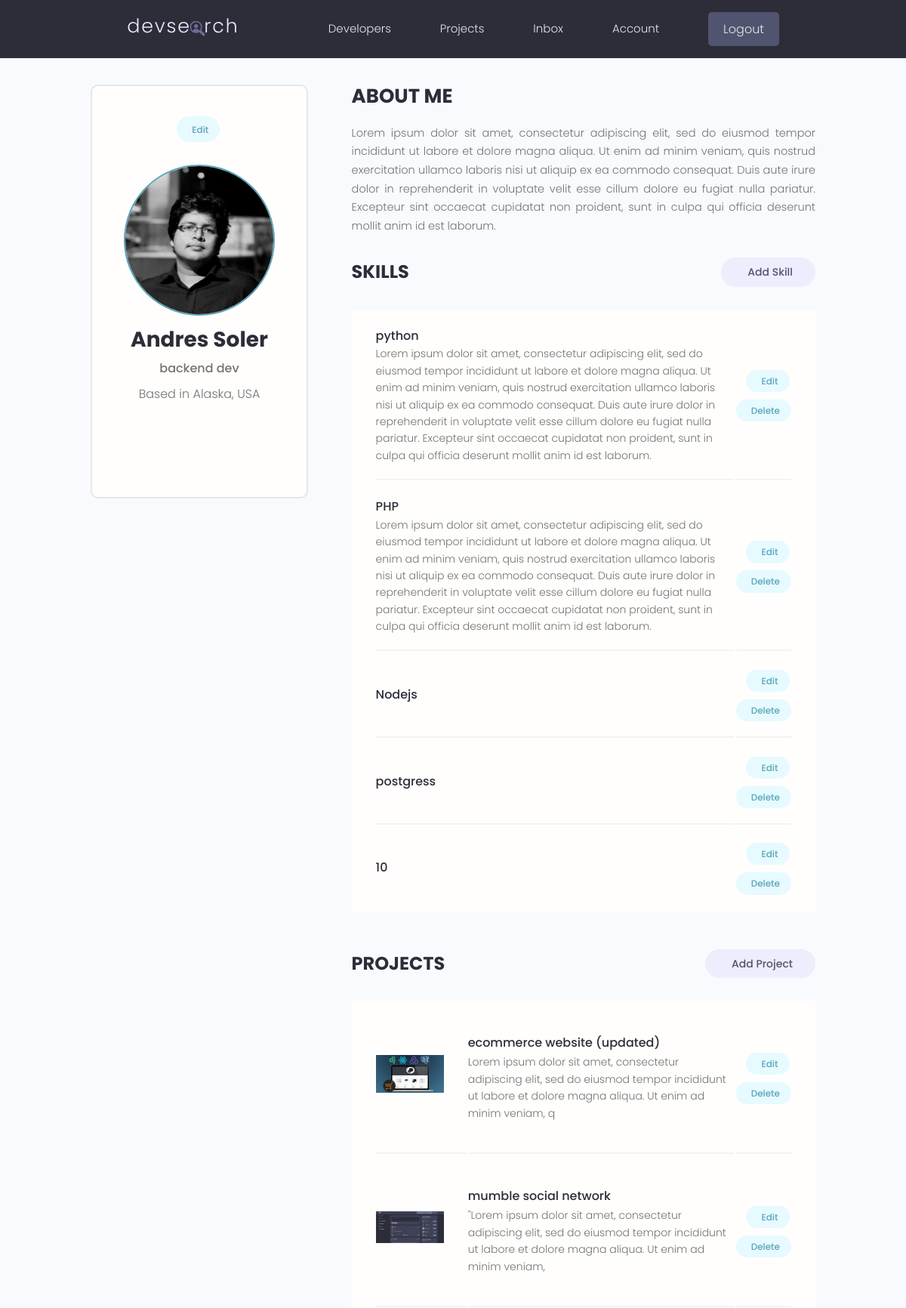
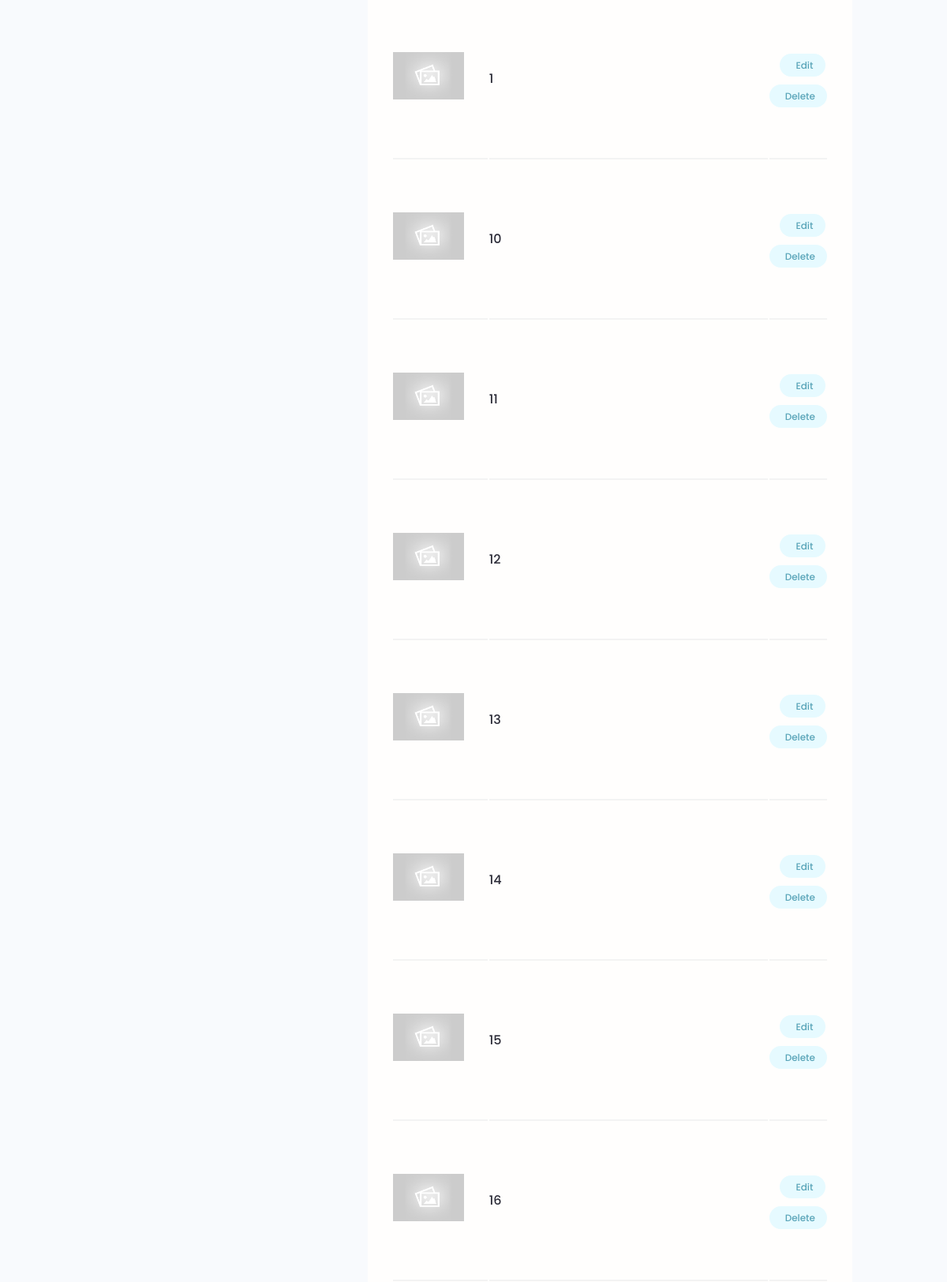
The app's page /account/ (signed in, upper part) with its own data (2 pictures, top to bottom).
### users/models.py (models this page shows, shortened)
class Profile(models.Model):
    user = models.OneToOneField(User, on_delete=models.CASCADE, null=True, blank=True)
    name = models.CharField(max_length=255, blank=True, null=True)
    email = models.EmailField(max_length=500, blank=True, null=True)
    username = models.CharField(max_length=255, blank=True, null=True)
    location = models.CharField(max_length=255, blank=True, null=True)
    short_intro = models.CharField(max_length=255, blank=True, null=True)
    bio = models.TextField(blank=True, null=True)
    profile_image = models.ImageField(null=True, blank=True, upload_to='profiles/', default='profiles/user-default.png')
    social_github = models.CharField(max_length=255, blank=True, null=True)
    social_twitter = models.CharField(max_length=255, blank=True, null=True)
    social_linkedin = models.CharField(max_length=255, blank=True, null=True)
    social_youtube = models.CharField(max_length=255, blank=True, null=True)
    social_website = models.CharField(max_length=255, blank=True, null=True)
    created = models.DateTimeField(auto_now_add=True)
    id = models.UUIDField(default=uuid.uuid4, unique=True, primary_key=True, editable=False)

class Skill(models.Model):
    owner = models.ForeignKey(Profile, on_delete=models.CASCADE, null=True, blank=True)
    name = models.CharField(max_length=255, blank=True, null=True)
    description = models.TextField(null=True, blank=True)
    created = models.DateTimeField(auto_now_add=True)
    id = models.UUIDField(default=uuid.uuid4, unique=True, primary_key=True, editable=False)

### projects/models.py (models this page shows, shortened)
class Project(models.Model):
    owner = models.ForeignKey(Profile, null=True, blank=True, on_delete=models.SET_NULL)
    title = models.CharField(max_length=255)
    description = models.TextField(null=True, blank=True)
    featured_image = models.ImageField(null=True, blank=True, default="default.jpg")
    demo_link = models.CharField(max_length=2000, null=True, blank=True)
    source_link = models.CharField(max_length=2000, null=True, blank=True)
    tags = models.ManyToManyField('Tag', blank=True)
    vote_total = models.IntegerField(default=0, null=True, blank=True)
    vote_ratio = models.IntegerField(default=0, null=True, blank=True)
    created = models.DateTimeField(auto_now_add=True)
    id = models.UUIDField(default=uuid.uuid4, unique=True, primary_key=True, editable=False)
    class Meta:
        ordering = ['-vote_ratio',  '-vote_total', 'title']

### users/views.py (the view)
# urls.py: path('account/', views.userAccount, name='account'),
@login_required(login_url='login')
def userAccount(request):
    profile = request.user.profile
    skills = profile.skill_set.all()
    projects = profile.project_set.all()
    context = {'profile': profile, 'skills': skills, 'projects': projects}
    return render(request, 'users/account.html', context)

### users/templates/users/account.html (shortened to what this page needs)
{% extends 'main.html' %}
{% load static %}
{% block content %}
  <main class="settingsPage profile my-md">
    <div class="container">
      <div class="layout">
        <div class="column column--1of3">
          <div class="card text-center">
            <div class="card__body dev">
              <a class="tag tag--pill tag--main settings__btn" href="{% url 'edit-account' %}"> Edit</a>
              <img class="avatar avatar--xl dev__avatar" src="{{profile.profile_image.url}}" />
              <h2 class="dev__name">{{profile.name}}</h2>
              <p class="dev__title">{{profile.short_intro}}</p>
              <p class="dev__location">Based in {{profile.location}}</p>
              <ul class="dev__social">
              </ul>
            </div>
          </div>
        </div>
        <div class="column column--2of3">
          <div class="devInfo">
            <h3 class="devInfo__title">About Me</h3>
            <p class="devInfo__about">{{profile.bio}}</p>
          </div>
          <div class="settings">
            <h3 class="settings__title">Skills</h3>
            <a class="tag tag--pill tag--sub settings__btn tag--lg" href="{% url 'create-skill' %}"> Add Skill</a>
          </div>
          <table class="settings__table">
            {% for skill in skills %}
            <tr>
              <td class="settings__tableInfo">
                <h4>{{skill.name}}</h4>
                <p>
                  {{skill.description}}
                </p>
              </td>
              <td class="settings__tableActions">
                <a class="tag tag--pill tag--main settings__btn" href="{% url 'update-skill' skill.id %}"> Edit</a>
                <a class="tag tag--pill tag--main settings__btn" href="{% url 'delete-skill' skill.id %}?next=/account">
                  Delete</a>
              </td>
            </tr>
            {% endfor %}
          </table>
          <div class="settings">
            <h3 class="settings__title">Projects</h3>
            <a class="tag tag--pill tag--sub settings__btn tag--lg" href="{% url 'create-project' %}"> Add Project</a>
          </div>
          <table class="settings__table">
            {% for project in projects %}
            <tr>
              <td class="settings__thumbnail">
                <a href="{% url 'project' project.id %}"><img src="{{project.featured_image.url}}" alt="Project Thumbnail" /></a>
              </td>
              <td class="settings__tableInfo">
                <a href="{% url 'project' project.id %}">{{project.title}}</a>
                <p>
                  {{project.description|slice:"150"}}
                </p>
              </td>
              <td class="settings__tableActions">
                <a class="tag tag--pill tag--main settings__btn" href="{% url 'update-project' project.id %}"> Edit</a>
                <a class="tag tag--pill tag--main settings__btn" href="{% url 'delete-project' project.id %}?next=/account">
                  Delete</a>
              </td>
            </tr>
            {% endfor %}
          </table>
        </div>
      </div>
    </div>
  </main>
{% endblock %}

### static/styles/app.css (style rules this page uses)
:root { --color-sub: #2d2d39; }
.card { border: 2px solid var(--color-light); }
img { width: 100%; }
.profile .card > .dev { padding: 4rem; }
.dev__avatar { display: block; margin: auto; }
.dev__name { color: var(--color-sub); font-size: 2.8rem; font-weight: 700; margin-top: 1rem; margin-bottom: 0.5rem; }
.dev__title { font-size: 1.6rem; font-weight: 500; line-height: 1.3; }
.dev__location { margin-top: 1rem; }
.dev__social { margin: 3rem 0; list-style: none; display: flex; justify-content: center; gap: 1.5rem; }
.devInfo { margin-bottom: 3rem; }
.devInfo__title, .devInfo__subtitle { font-size: 2.6rem; color: var(--color-sub); text-transform: uppercase; font-weight: 700; margin-bottom: 1.5rem; }
.devInfo__about, .devSkill__info { font-size: 1.45rem; line-height: 1.7; text-align: justify; }
.settingsPage .dev > .settings__btn { display: inline-block; margin-bottom: 3rem; }
.settings { display: flex; justify-content: space-between; align-items: center; }
.settings__title { font-size: 2.4rem; text-transform: uppercase; font-weight: 700; color: var(--color-sub); }
.settings__table { margin-top: 3rem; margin-bottom: 5rem; padding: 0 3rem; background: var(--color-white); }
.settings__table tr { width: 100%; }
.settings__table tr > td { padding: 2rem 0; }
.settings__table tr:not(:last-child) td { border-bottom: 2px solid var(--color-white-light); }
.settings__thumbnail { width: 23%; min-width: 10rem; }
.settings__thumbnail img { padding-right: 3rem; height: 15rem; object-fit: contain; }
.settings__tableInfo { width: 100%; }
.settings__tableInfo h4, .settings__tableInfo a { padding-right: 1rem; width: auto; font-size: 1.6rem; font-weight: 500; color: var(--color-sub); }
.settings__tableInfo p { font-size: 1.4rem; }
.settings__tableActions { text-align: right; }

### static/uikit/styles/modules/_variables.css (style rules this page uses)
:root { --color-main: #5aa5b9; --color-main-light: #e6faff; --color-sub: #3f4156; --color-sub-light: #51546e; --color-sub-lighter: #ededfd; --color-text: #737373; --color-gray: #8b8b8b; --color-light: #e5e7eb; --color-light-gray: #767676; --color-bg: #f8fafd; --color-white: #fffefd; --color-white-light: #f3f3f3; --color-success: #359e64; --color-success-bg: #def8e8; --color-error: #fc4b0b; --color-error-bg: #fff2ee; --font-base: 'Poppins', arial, helvetica, 'Segoe UI', roboto, ubuntu, sans-serif; --font-monospace: 'Fira Code', 'Courier New', courier, monospace; --font-regular: 300; --font-medium: 500; --font-bold: 700; --generic-shadow: 1px 1px 5px #00000010; --generic-transition: all 0.3s ease-in-out; }

### static/uikit/styles/modules/_base.css (style rules this page uses)
* { margin: 0; padding: 0; box-sizing: border-box; text-rendering: optimizeLegibility; color: inherit; font-size: inherit; }
html { font-size: 50%; }
@media only screen and (min-width: 480px) { html { font-size: 56.25%; } }
@media only screen and (min-width: 1200px) { html { font-size: 62.5%; } }

### static/uikit/styles/modules/_typography.css (style rules this page uses)
* { font-family: var(--font-base); }
h2 { font-size: 3.6rem; font-weight: var(--font-bold); }
h3 { font-size: 3.2rem; font-weight: var(--font-medium); }
h4 { font-size: 2.8rem; font-weight: var(--font-medium); }
p, span, strong { font-size: 1.6rem; color: var(--color-text); font-weight: var(--font-regular); }
a { padding-bottom: 2px; text-decoration: none; display: inline-block; color: var(--color-main); font-weight: var(--font-medium); }

### static/uikit/styles/modules/_utilities.css (style rules this page uses)
.container { width: 92%; max-width: 165rem; margin: 0 auto; box-sizing: border-box; }
@media screen and (min-width: 1000px) { .container { width: 90%; } }
@media screen and (min-width: 1200px) { .container { width: 80%; } }
.text-center { text-align: center; }
.my-md { margin: 3rem auto; }

### static/uikit/styles/modules/_avatar.css (style rules this page uses)
.avatar { border-radius: 50%; border: 2px solid var(--color-main); object-fit: cover; }
.avatar--xl { height: 20rem; width: 20rem; }

### static/uikit/styles/modules/_card.css (style rules this page uses)
.card { border-radius: 1rem; background-color: var(--color-white); border: 1.5px solid var(--color-light); width: auto; height: auto; margin-top: 0.5rem; margin-bottom: 0.5rem; overflow: hidden; }
.card__body, .card__header { padding: 2rem 2.5rem; }

### static/uikit/styles/modules/_layout.css (style rules this page uses)
.layout { display: flex; flex-flow: row wrap; justify-content: space-between; }
.layout > .column { margin-bottom: 3rem; }
.layout > .column.column--1of3 { flex-basis: 30%; }
.layout > .column.column--2of3 { flex-basis: 64%; }

### records on screen
Profile: profile_image (picture), name "Andres Soler", short_intro "backend dev", location "Alaska, USA", bio "Lorem ipsum dolor sit amet, consectetur adipiscing elit, sed do eiusmod tempor incididunt ut labore et dolore magna aliqua. Ut enim ad minim veniam, quis nostrud exercitation ullamco laboris nisi ut aliquip ex ea commodo consequat. Duis aute irure dolor in reprehenderit in voluptate velit esse cillum dolore eu fugiat nulla pariatur. Excepteur sint occaecat cupidatat non proident, sunt in culpa qui officia deserunt mollit anim id est laborum."
Skill: name "python", description "Lorem ipsum dolor sit amet, consectetur adipiscing elit, sed do eiusmod tempor incididunt ut labore et dolore magna aliqua. Ut enim ad minim veniam, quis nostrud exercitation ullamco laboris nisi ut aliquip ex ea commodo consequat. Duis aute irure dolor in reprehenderit in voluptate velit esse cillum dolore eu fugiat nulla pariatur. Excepteur sint occaecat cupidatat non proident, sunt in culpa qui officia deserunt mollit anim id est laborum."
Skill: name "PHP", description "Lorem ipsum dolor sit amet, consectetur adipiscing elit, sed do eiusmod tempor incididunt ut labore et dolore magna aliqua. Ut enim ad minim veniam, quis nostrud exercitation ullamco laboris nisi ut aliquip ex ea commodo consequat. Duis aute irure dolor in reprehenderit in voluptate velit esse cillum dolore eu fugiat nulla pariatur. Excepteur sint occaecat cupidatat non proident, sunt in culpa qui officia deserunt mollit anim id est laborum."
Skill: name "Nodejs"
Skill: name "postgress"
Skill: name "10"
Project: featured_image (picture), title "ecommerce website (updated)", description "Lorem ipsum dolor sit amet, consectetur adipiscing elit, sed do eiusmod tempor incididunt ut labore et dolore magna aliqua. Ut enim ad minim veniam, q"
Project: featured_image (picture), title "mumble social network", description "\"Lorem ipsum dolor sit amet, consectetur adipiscing elit, sed do eiusmod tempor incididunt ut labore et dolore magna aliqua. Ut enim ad minim veniam,"
Project: featured_image (placeholder picture), title "1"
Project: featured_image (placeholder picture), title "10"
Project: featured_image (placeholder picture), title "11"
Project: featured_image (placeholder picture), title "12"
Project: featured_image (placeholder picture), title "13"
Project: featured_image (placeholder picture), title "14"
Project: featured_image (placeholder picture), title "15"
Project: featured_image (placeholder picture), title "16"
